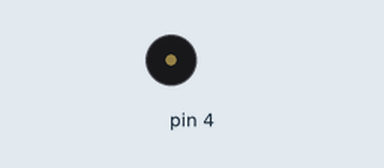
Recording of a sketch running on a simulated Arduino Uno, built with avr-gcc and run on an emulated ATmega328P. Parts: buzzer (waves = sounding).

Above: at 0.5 s.
Timing chart, 0 to 4.6 s (numbered marks = the images above):
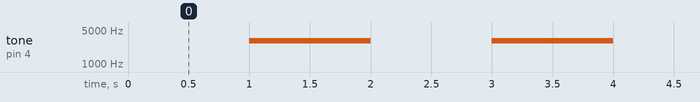

The sketch:

sketch_dec05c.ino
```cpp
void setup(){}

void loop() {
  delay(1000);
  tone(4, 3000, 1000);
  delay(1000);
}
```

Measured:
- by itself, tone on pin 4: alternates 3000 Hz for 1.0 s and silent for 1.0 s
